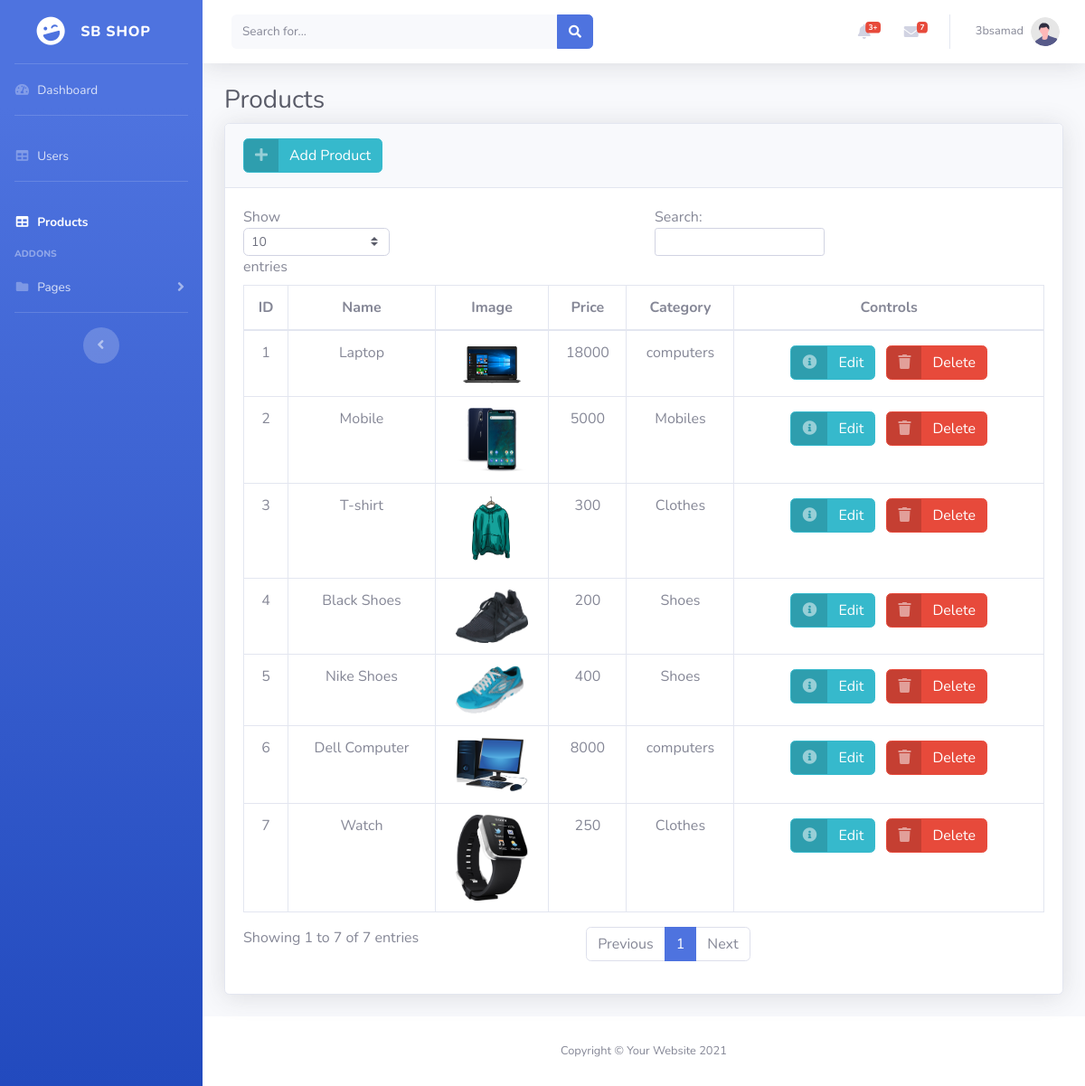
Screenshot of /admin/products.php (signed in) with the database file from the repository.
### tables this page shows
CREATE TABLE `users` (
  `id` int(11) NOT NULL,
  `name` varchar(255) NOT NULL,
  `password` varchar(255) NOT NULL,
  `email` varchar(255) NOT NULL,
  `address` varchar(100) NOT NULL,
  `phone` varchar(100) NOT NULL,
  `priv` enum('1','2','3','') NOT NULL DEFAULT '3',
  `gender` tinyint(4) NOT NULL
);

CREATE TABLE `products` (
  `id` int(11) NOT NULL,
  `name` varchar(255) NOT NULL,
  `price` varchar(100) NOT NULL,
  `cat_id` int(11) NOT NULL
);

CREATE TABLE `category` (
  `id` int(11) NOT NULL,
  `name` varchar(255) NOT NULL
);

### admin/includes/productTable.php (the view, shortened to what this page needs)
<?php
    require_once("functions/connect.php");
?>
<div class="container-fluid">
    <h1 class="h3 mb-2 text-gray-800">Products</h1>
    <div class="card shadow mb-4">
        <div class="card-header py-3">
            <a href="?action=add" class="btn btn-info btn-icon-split">
                <span class="icon text-white-50">
                    <i class="fas fa-solid fa-plus"></i>
                </span>
                <span class="text">Add Product</span>
            </a>
        </div>
        <div class="card-body">
            <div class="table-responsive">
                <table class="table table-bordered" id="dataTable" width="100%" cellspacing="0">
                    <thead class="text-center">
                        <tr>
                            <th>ID</th>
                            <th>Name</th>
                            <th>Image</th>
                            <th>Price</th>
                            <th>Category</th>
                            <th>Controls</th>
                        </tr>
                    </thead>
                    <tbody class="text-center">
                        <?php
                            $ID = 1 ;
                            $selectProduct = "SELECT * FROM products";
                            $query = $conn -> query($selectProduct);
                            foreach($query as $row):
                        ?>
                        <tr>
                            <td><?= $ID++ ?> </td>
                            <td><?= $row['name']?></td>
                            <td>
                                <?php
                                    $ProductId = $row['id'];
                                    $selectImage = "SELECT * FROM images WHERE product_id = $ProductId";
                                    $Image = $conn -> query($selectImage);
                                    $Image = $Image -> fetch_assoc();
                                    $AllImages = explode(",", $Image['img_name']);
                                ?>
                                <div class="text-center">
                                <img src ="uploads/<?= $AllImages[0] ?>" alt="image" width="80" height="70" class="img-fluid  rounded">
                                </div>
                            </td>
                            <td><?= $row['price']?></td>
                            <td>
                                <?php
                                    $id = $row['cat_id'];
                                    $selectCategory = "SELECT name FROM category WHERE id = $id";
                                    $categoryQuery = $conn -> query($selectCategory);
                                    $categoryQuery = $categoryQuery -> fetch_assoc();
                                    echo $categoryQuery['name'];
                                ?>
                            </td>
                            <td >
                                <a href="?action=edit&id=<?= $row['id']?>" class="btn btn-info btn-icon-split m-1">
                                    <span class="icon text-white-50">
                                        <i class="fas fa-info-circle"></i>
                                    </span>
                                    <span class="text">Edit</span>
                                </a>
                                <button type="button" class="btn btn-danger btn-icon-split m-1" data-toggle="modal" data-target="#id<?= $row['id']?>">
                                <span class="icon text-white-50">
                                            <i class="fas fa-trash"></i>
                                        </span>
                                <span class="text">Delete</span>
                                </button>
                            </td>
                        </tr>
                        <?php
                            endforeach;
                        ?>
                    </tbody>
                </table>
            </div>
        </div>
    </div>
</div>

### admin/includes/navbar.php (shortened to what this page needs)
<div id="content-wrapper" class="d-flex flex-column">
<div id="content">
    <nav class="navbar navbar-expand navbar-light bg-white topbar mb-4 static-top shadow">
                    <form
                        class="d-none d-sm-inline-block form-inline mr-auto ml-md-3 my-2 my-md-0 mw-100 navbar-search">
                        <div class="input-group">
                            <input type="text" class="form-control bg-light border-0 small" placeholder="Search for..."
                                aria-label="Search" aria-describedby="basic-addon2">
                            <div class="input-group-append">
                                <button class="btn btn-primary" type="button">
                                    <i class="fas fa-search fa-sm"></i>
                                </button>
                            </div>
                        </div>
                    </form>
                    <ul class="navbar-nav ml-auto">
                        <li class="nav-item dropdown no-arrow mx-1">
                            <a class="nav-link dropdown-toggle" href="#" id="alertsDropdown" role="button"
                                data-toggle="dropdown" aria-haspopup="true" aria-expanded="false">
                                <i class="fas fa-bell fa-fw"></i>
                                <span class="badge badge-danger badge-counter">3+</span>
                            </a>
                        </li>
                        <li class="nav-item dropdown no-arrow mx-1">
                            <a class="nav-link dropdown-toggle" href="#" id="messagesDropdown" role="button"
                                data-toggle="dropdown" aria-haspopup="true" aria-expanded="false">
                                <i class="fas fa-envelope fa-fw"></i>
                                <span class="badge badge-danger badge-counter">7</span>
                            </a>
                        </li>
                        <li class="nav-item dropdown no-arrow">
                            <a class="nav-link dropdown-toggle" href="#" id="userDropdown" role="button"
                                data-toggle="dropdown" aria-haspopup="true" aria-expanded="false">
                                <span class="mr-2 d-none d-lg-inline text-gray-600 small"><?= $user ?></span>
                                <img class="img-profile rounded-circle"
                                    src="img/undraw_profile.svg">
                            </a>
                        </li>
                    </ul>
    </nav>

### rows the page displays
users: name "3bsamad"
products: name "Laptop", shows a picture, price "18000", cat.name "computers"
products: name "Mobile", shows a picture, price "5000", cat.name "Mobiles"
products: name "T-shirt", shows a picture, price "300", cat.name "Clothes"
products: name "Black Shoes", shows a picture, price "200", cat.name "Shoes"
products: name "Nike Shoes", shows a picture, price "400", cat.name "Shoes"
products: name "Dell Computer", shows a picture, price "8000", cat.name "computers"
products: name "Watch", shows a picture, price "250", cat.name "Clothes"
